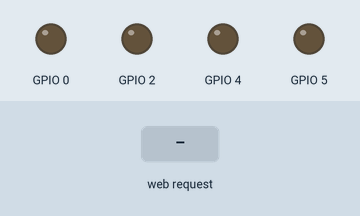
Simulated run of this sketch. Board: ESP8266 (NodeMCU). On the bench: output pins drawn as LEDs (lit = HIGH). The inputs (shaded band) are chosen by the test bench. WiFi joins after 1.5 s; servers stay silent unless stated.

Above: at 3.7 s.
3.8 s: HTTP request GET /fw received
At 5.0 s:
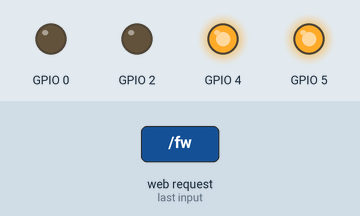
5.3 s: HTTP request GET /bk received
At 6.2 s:
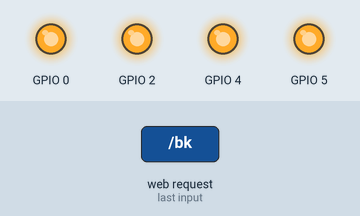
6.8 s: HTTP request GET /lt received
At 7.4 s:
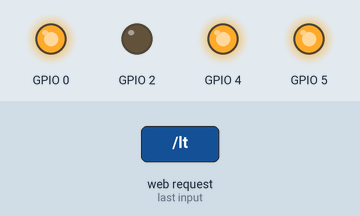
8.3 s: HTTP request GET /rt received
At 9.5 s:
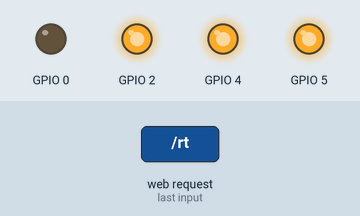
9.8 s: HTTP request GET /st received
At 10.8 s:
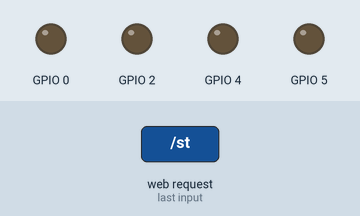
Timing chart, 0 to 12.3 s (numbered marks = the images above; inputs shaded):
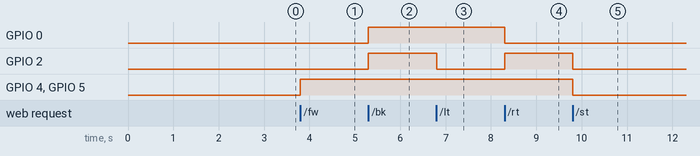

The sketch:

doit_car_fixed_ip_2019_01_05.ino
```cpp
/* Create a WiFi access point and provide a web server on it to receive command to control motor. */

#include <ESP8266WiFi.h>
#include <WiFiClient.h>
#include <ESP8266WebServer.h>

/* Set these to your desired credentials. */
//const char *ssid = "ZyXEL";
//const char *password = "nld31";
const char *ssid = "rpm01";
const char *password = "dhfto8_*";


const char *versionname = "RPM 1.0 (Stanislaw)";

const int maxspeed = 1023;
int speedl = maxspeed;
int speedr = maxspeed;

//0 - stop
//1 - forward
//2 - backward
//3 - turn right
//4 - turn left
int motordirection = 0;


ESP8266WebServer server(80);

/* Just a little test message.  Go to http://192.168.4.1 in a web browser
 * connected to this access point to see it.
 */
void handleRoot() {
  server.send(200, "text/plain", "hello from Robot!");
}

void motor_forward(){
  motordirection = 1;
  /*  analogWrite(1, 1023);
    analogWrite(2, 1023);
    digitalWrite(3, 0);
    digitalWrite(4, 0);
*/
     analogWrite(5, abs(speedl));
     analogWrite(4, abs(speedr));
     digitalWrite(0, 0);
     digitalWrite(2, 0);
  }
void motor_stop(){
  motordirection = 0;
    /*
    analogWrite(1, 0);
    analogWrite(2, 0);
    digitalWrite(3, 1);
    digitalWrite(4, 1);
    */
  digitalWrite(5, 0);
  digitalWrite(4, 0);

  digitalWrite(0, 0);
  digitalWrite(2, 0);
  }
void motor_back(){
  motordirection = 2;
    analogWrite(5, abs(speedl));
    analogWrite(4, abs(speedr));
    digitalWrite(0, 1);
    digitalWrite(2, 1);
  }

void motor_left(){
  motordirection = 4;
     analogWrite(5, abs(speedl));
     analogWrite(4, abs(speedr));
    digitalWrite(0, 1);
    digitalWrite(2, 0);
  }
void motor_right(){
  motordirection = 3;
     analogWrite(5, abs(speedl));
     analogWrite(4, abs(speedr));
    digitalWrite(0, 0);
    digitalWrite(2, 1);
  }

  void updatedirection()
  {
    if (motordirection == 0) motor_stop();
    else if (motordirection == 1) motor_forward();
    else if (motordirection == 2) motor_back();
    else if (motordirection == 3) motor_right();
    else if (motordirection == 4) motor_left();
  }

void handlespeed() {
  String message = "";
  if (server.args() > 0)
  {
    float ns = server.arg(0).toFloat();
    if (ns < 0) ns = 0;
    if (ns > 1) ns = 1;
    speedl = (int)(ns * maxspeed);
    speedr = speedl;
    server.send(200, "text/plain", "New speed of left and right motor = " + String(speedl));
    updatedirection();
  }
  server.send(200, "text/plain", "Wrong parameter");
}

void handlespeedl() {
  String message = "";
  if (server.args() > 0)
  {
    float ns = server.arg(0).toFloat();
    if (ns < 0) ns = 0;
    if (ns > 1) ns = 1;
    speedl = (int)(ns * maxspeed);
    server.send(200, "text/plain", "New speed of left motor = " + String(speedl));
    updatedirection();
  }
  server.send(200, "text/plain", "Wrong parameter");
}


void handlespeedr() {
  String message = "";
  if (server.args() > 0)
  {
    float ns = server.arg(0).toFloat();
    if (ns < 0) ns = 0;
    if (ns > 1) ns = 1;
    speedr = (int)(ns * maxspeed);
    server.send(200, "text/plain", "New speed of right motor = " + String(speedl));
    updatedirection();
  }
  server.send(200, "text/plain", "Wrong parameter");
}


void setup() {
  // prepare Motor Output Pins
    /*pinMode(1, OUTPUT); // 1,2EN aka D1 pwm left
    pinMode(2, OUTPUT); // 3,4EN aka D2 pwm right
    pinMode(3, OUTPUT); // 1A,2A aka D3
    pinMode(4, OUTPUT); // 3A,4A aka D4
*/
  pinMode(5, OUTPUT);
  pinMode(4, OUTPUT);
  pinMode(0, OUTPUT);
  pinMode(2, OUTPUT);

  digitalWrite(5, 0);
  digitalWrite(4, 0);

  digitalWrite(0, 0); //LED Light on
  digitalWrite(2, 0);

  motor_stop();
  delay(1000);

  //Serial.begin(115200);
  //Serial.println();
  //Serial.print("Configuring access point...");
  /* You can remove the password parameter if you want the AP to be open. */
  /*WiFi.softAP(ssid, password);

  IPAddress myIP = WiFi.softAPIP();
  Serial.print("AP IP address: ");
  Serial.println(myIP);
*/
  //IPAddress ip(192, 168, 1, 101); // where xx is the desired IP Address
  //IPAddress gateway(192, 168, 1, 1); // set gateway to match your network
  WiFi.softAPdisconnect(true);
  IPAddress ip(10, 3, 141, 2); // where xx is the desired IP Address
  IPAddress gateway(10, 3, 141, 1); // set gateway to match your network

  //Serial.print(F("Setting static ip to : "));
  //Serial.println(ip);
  IPAddress subnet(255, 255, 255, 0); // set subnet mask to match your
  WiFi.config(ip, gateway, subnet);

 WiFi.begin(ssid, password);

  while (WiFi.status() != WL_CONNECTED) {
    delay(500);
    //Serial.print(".");
  }

  server.on("/", handleRoot);

 /*
  server.on("/inline", []() {
    server.send(200, "text/plain", "this works as well");
  });*/

  server.on("/io", []() {
    server.send(200, "text/plain", versionname);
  });

  server.on("/fw", []() {
    motor_forward();
    server.send(200, "text/plain", "Forward");
    //Serial.println("Forward");
  });
  server.on("/bk", []() {
    motor_back();
    server.send(200, "text/plain", "Back");
    //Serial.println("Back");
  });

  server.on("/st", []() {
    motor_stop();
    server.send(200, "text/plain", "Stop");
  });
  server.on("/lt", []() {
    motor_left();
    server.send(200, "text/plain", "Left");
  });
  server.on("/rt", []() {
    motor_right();
    server.send(200, "text/plain", "Right");
  });
  //change speed of left and right motor
  server.on("/speed", handlespeed);
  //change speed of left motor
  server.on("/speedl", handlespeedl);
  //change speed of right motor
  server.on("/speedr", handlespeedr);


  //server.onNotFound(handleNotFound);
  server.begin();
  //Serial.println("Start");
  //Serial.println("HTTP server started");

  motor_stop();


}

void loop() {
  if (WiFi.status() != WL_CONNECTED)
  {
    WiFi.begin(ssid, password);

    while (WiFi.status() != WL_CONNECTED) {
      delay(500);
      //Serial.print(".");
    }
  }

  server.handleClient();
  /*analogWrite(1, 1023);
    analogWrite(2, 1023);
    digitalWrite(3, 0);
    digitalWrite(4, 0);
    delay(200);*/
}
```

Measured:
- after the input at 3.8 s, GPIO 4, GPIO 5: LOW → HIGH at once
- after the input at 5.3 s, GPIO 0, GPIO 2: LOW → HIGH at once
- after the input at 6.8 s, GPIO 2: HIGH → LOW at once
- after the input at 8.3 s, GPIO 0: HIGH → LOW at once; GPIO 2: LOW → HIGH at once
- after the input at 9.8 s, GPIO 2, GPIO 4, GPIO 5: HIGH → LOW at once
